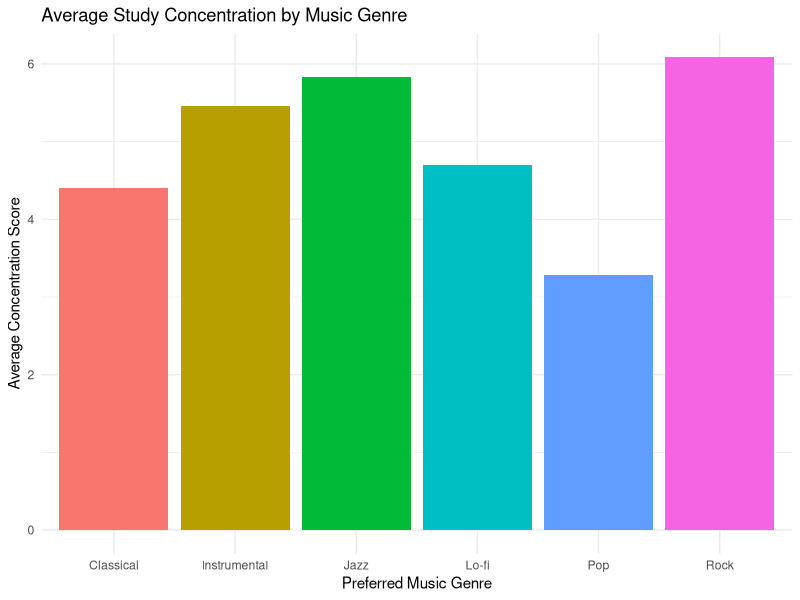
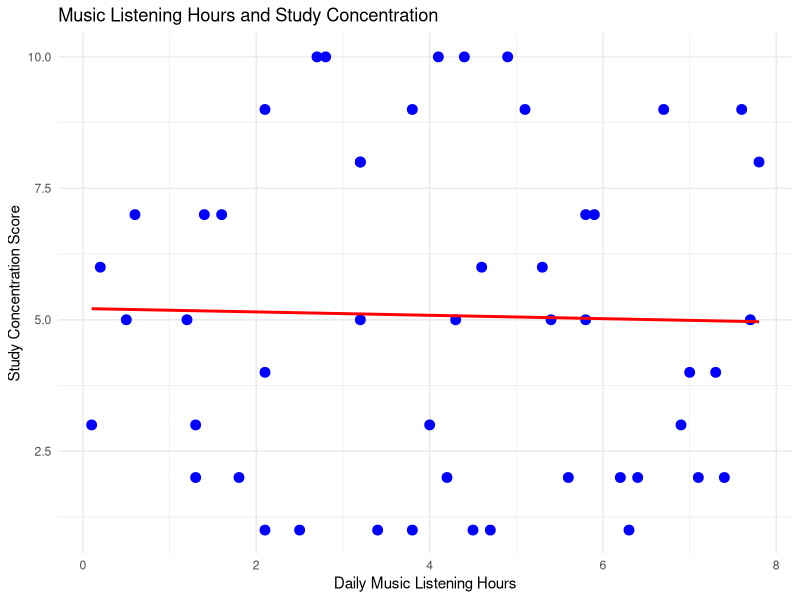
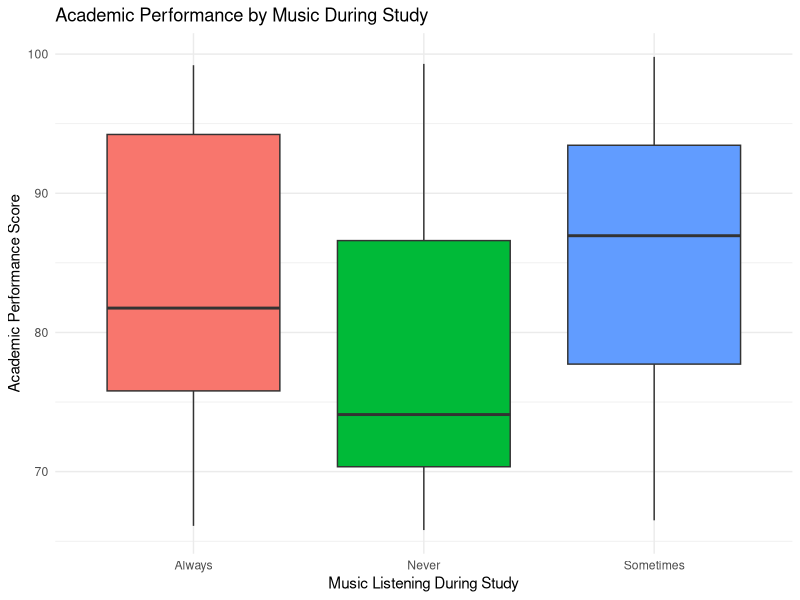
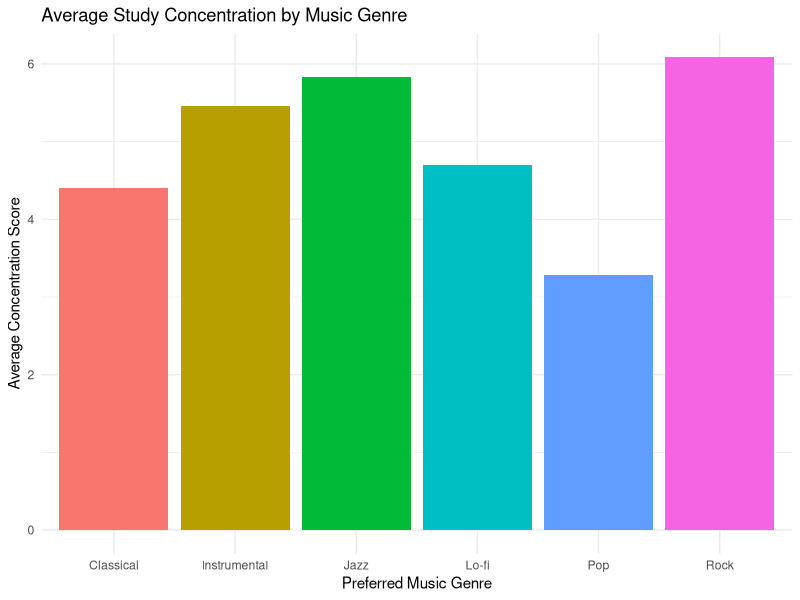
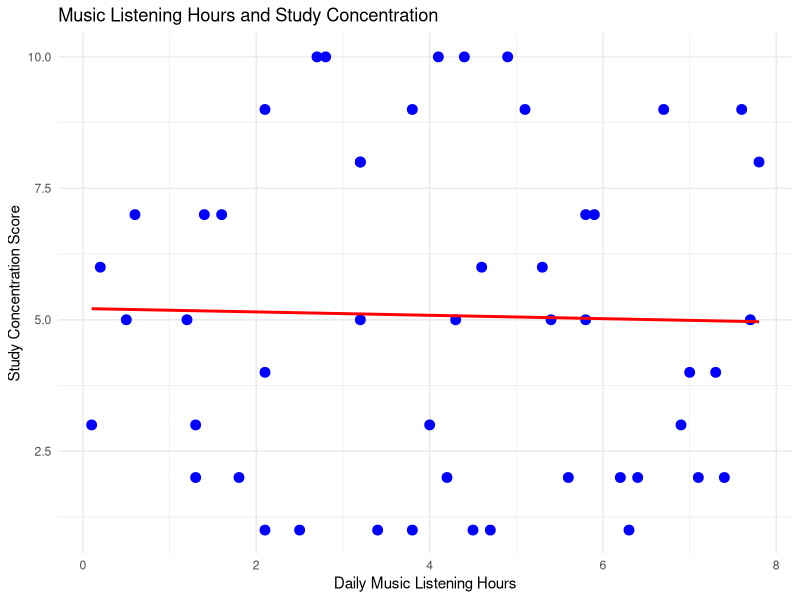
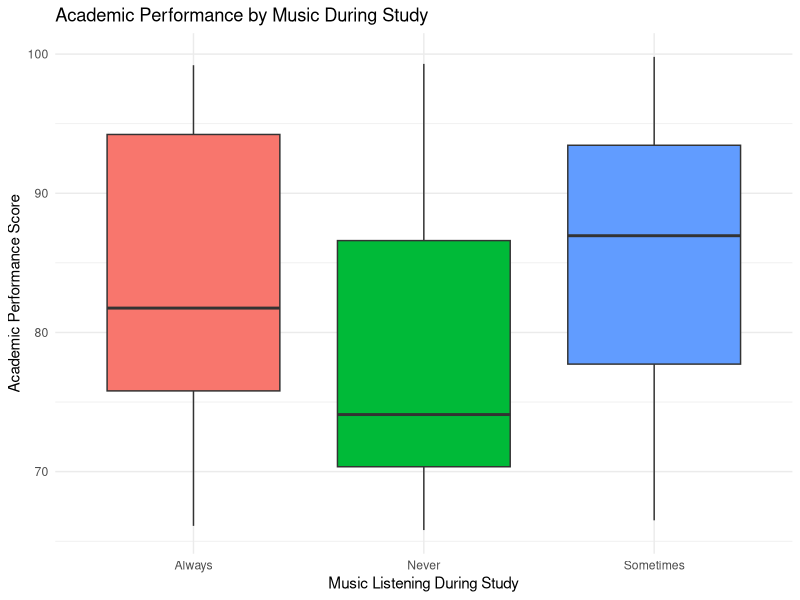

The R source for these figures, in order:

# ==========================================
# PROJECT: MUSIC LISTENING HABITS AND
# STUDY CONCENTRATION
# STEP 4: DATA ANALYSIS AND GRAPHS
# ==========================================

# Install ggplot2 if not yet installed
if (!requireNamespace("ggplot2", quietly = TRUE)) {
  install.packages("ggplot2")
}

library(ggplot2)

# Load dataset
music_data <- read.csv("music_listening_concentration.csv")

# View dataset
View(music_data)

# ==========================================
# GRAPH 1: Average Concentration by Music Genre
# ==========================================

genre_average <- aggregate(
  Study_Concentration_Score ~ Preferred_Music_Genre,
  data = music_data,
  FUN = mean
)

graph1 <- ggplot(
  genre_average,
  aes(
    x = Preferred_Music_Genre,
    y = Study_Concentration_Score,
    fill = Preferred_Music_Genre
  )
) +
  geom_col() +
  labs(
    title = "Average Study Concentration by Music Genre",
    x = "Preferred Music Genre",
    y = "Average Concentration Score"
  ) +
  theme_minimal() +
  theme(legend.position = "none")

print(graph1)

ggsave(
  "graph1_concentration_by_genre.png",
  graph1,
  width = 8,
  height = 5
)

# ==========================================
# GRAPH 2: Music Listening Hours vs
# Study Concentration
# ==========================================

graph2 <- ggplot(
  music_data,
  aes(
    x = Daily_Music_Listening_Hours,
    y = Study_Concentration_Score
  )
) +
  geom_point(color = "blue", size = 3) +
  geom_smooth(
    method = "lm",
    se = FALSE,
    color = "red"
  ) +
  labs(
    title = "Music Listening Hours and Study Concentration",
    x = "Daily Music Listening Hours",
    y = "Study Concentration Score"
  ) +
  theme_minimal()

print(graph2)

ggsave(
  "graph2_music_hours_vs_concentration.png",
  graph2,
  width = 8,
  height = 5
)

# ==========================================
# GRAPH 3: Academic Performance by
# Music During Study
# ==========================================

graph3 <- ggplot(
  music_data,
  aes(
    x = Music_During_Study,
    y = Academic_Performance_Score,
    fill = Music_During_Study
  )
) +
  geom_boxplot() +
  labs(
    title = "Academic Performance by Music During Study",
    x = "Music Listening During Study",
    y = "Academic Performance Score"
  ) +
  theme_minimal() +
  theme(legend.position = "none")

print(graph3)

ggsave(
  "graph3_performance_by_study_music.png",
  graph3,
  width = 8,
  height = 5
)

# ==========================================
# SUMMARY STATISTICS
# ==========================================

cat(
  "Average Daily Music Listening Hours:",
  mean(music_data$Daily_Music_Listening_Hours),
  "\n"
)

cat(
  "Average Study Hours:",
  mean(music_data$Study_Hours),
  "\n"
)

cat(
  "Average Study Concentration Score:",
  mean(music_data$Study_Concentration_Score),
  "\n"
)

cat(
  "Average Academic Performance Score:",
  mean(music_data$Academic_Performance_Score),
  "\n"
)

cat("ANALYSIS COMPLETED SUCCESSFULLY!\n")
